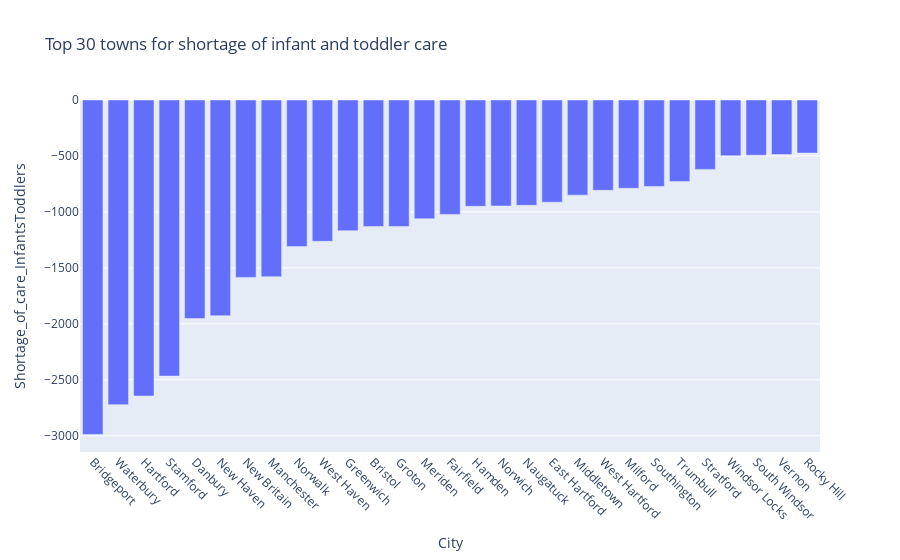

The notebook cell this image was saved under:
### Code cell
# produce a plot of shortage of care for infants and toddlers from the sorted subset df2
# ascending sort of shortage of care for infants and toddlers

fig = px.bar(df2, x="City", y="Shortage_of_care_InfantsToddlers", title='Top 30 towns for shortage of infant and toddler care') 
fig.update_xaxes(tickangle=45)
fig.show()

### Figure 1 — Plotly figure (JSON) as saved in the notebook; plotly's stock layout.template omitted (floating-point values rounded to 4 significant figures)
{"data": [{"alignmentgroup": "True", "hovertemplate": "City=%{x}<br>Shortage_of_care_InfantsToddlers=%{y}<extra></extra>", "legendgroup": "", "marker": {"color": "#636efa"}, "name": "", "offsetgroup": "", "orientation": "v", "showlegend": false, "textposition": "auto", "type": "bar", "x": ["Bridgeport", "Waterbury", "Hartford", "Stamford", "Danbury", "New Haven", "New Britain", "Manchester", "Norwalk", "West Haven", "Greenwich", "Bristol", "Groton", "Meriden", "Fairfield", "Hamden", "Norwich", "Naugatuck", "East Hartford", "Middletown", "West Hartford", "Milford", "Southington", "Trumbull", "Stratford", "Windsor Locks", "South Windsor", "Vernon", "Rocky Hill"], "xaxis": "x", "y": [-2988, -2722, -2645, -2467, -1953, -1927, -1585, -1579, -1310, -1263, -1168, -1131, -1130, -1061, -1022, -950, -947, -941, -913, -850, -807, -789, -772, -729, -620, -498, -493, -488, -474], "yaxis": "y"}], "layout": {"barmode": "relative", "legend": {"tracegroupgap": 0}, "title": {"text": "Top 30 towns for shortage of infant and toddler care"}, "xaxis": {"anchor": "y", "domain": [0, 1], "tickangle": 45, "title": {"text": "City"}}, "yaxis": {"anchor": "x", "domain": [0, 1], "title": {"text": "Shortage_of_care_InfantsToddlers"}}}}
